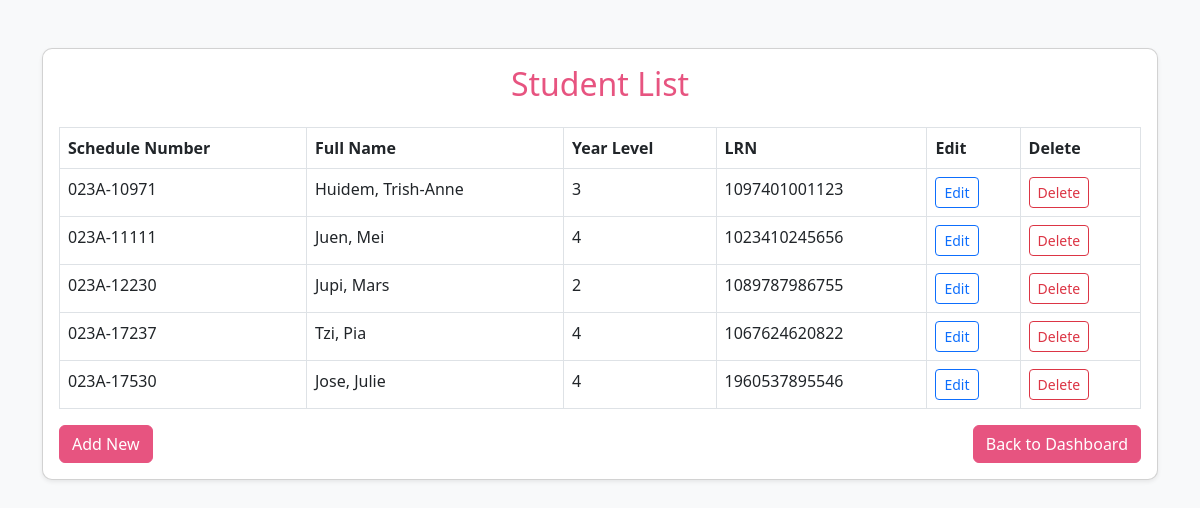
The page /students/ on the database its author committed.
### students/models.py (models this page shows, shortened)
class Student(models.Model):
    Student_Num = models.CharField(max_length=100)
    First_Name = models.CharField(max_length=100)
    Last_Name = models.CharField(max_length=100)
    Year_level = models.CharField(max_length=100)
    LRN = models.IntegerField(unique=True, null=True, blank=True)

### students/views.py (the view)
# urls.py: path('', views.student_list, name='student_list'),
def student_list(request):
    students = Student.objects.all()
    return render(request, 'student_list.html', {'students':students})

### students/templates/student_list.html (shortened to what this page needs)
<!DOCTYPE html>
<html lang="en">
<head>
    <link href="https://cdn.jsdelivr.net/npm/bootstrap@5.3.0/dist/css/bootstrap.min.css" rel="stylesheet">
</head>
<body>
    <div class="container mt-5">
        <div class="card shadow-sm">
            <div class="card-body">
                <h2 class="text-primary text-center mb-4">Student List</h2>
                <table class="table table-bordered table-hover">
                    <thead>
                        <tr>
                            <th>Schedule Number</th>
                            <th>Full Name</th>
                            <th>Year Level</th>
                            <th>LRN</th>
                            <th>Edit</th>
                            <th>Delete</th>
                        </tr>
                    </thead>
                    <tbody>
                        {% for student in students %}
                        <tr>
                            <td>{{ student.Student_Num }}</td>
                            <td>{{ student.Last_Name }}, {{ student.First_Name }}</td>
                            <td>{{ student.Year_level }}</td>
                            <td>{{ student.LRN }}</td>
                            <td>
                                <a href="{% url 'edit_student' student.id %}" class="btn btn-sm btn-outline-primary">Edit</a>
                            </td>
                            <td>
                                <a href="{% url 'delete_student' student.id %}"
                                   onclick="return confirm('Are you sure you want to delete this?')"
                                   class="btn btn-sm btn-outline-danger">Delete</a>
                            </td>
                        </tr>
                        {% endfor %}
                    </tbody>
                </table>
                <div class="d-flex justify-content-between mt-3">
                    <a href="{% url 'create_student' %}" class="btn btn-primary">Add New</a>
                    <a href="{% url 'dashboard' %}" class="btn btn-primary">Back to Dashboard</a>
                </div>
            </div>
        </div>
    </div>
</body>
</html>

### students/templates/student_list.html (style rules this page uses)
body { background-color: #f8f9fa; font-family: "Segoe UI", Tahoma, Geneva, Verdana, sans-serif; }
.card { border-radius: 10px; }
.btn-primary { background-color: #e75480 !important; border-color: #e75480 !important; }
.text-primary { color: #e75480 !important; }
.table thead { background-color: #e75480; color: #fff; }

### rows shown on the page
Student: Student_Num "023A-10971", Last_Name "Huidem", First_Name "Trish-Anne", Year_level "3", LRN "1097401001123"
Student: Student_Num "023A-11111", Last_Name "Juen", First_Name "Mei", Year_level "4", LRN "1023410245656"
Student: Student_Num "023A-12230", Last_Name "Jupi", First_Name "Mars", Year_level "2", LRN "1089787986755"
Student: Student_Num "023A-17237", Last_Name "Tzi", First_Name "Pia", Year_level "4", LRN "1067624620822"
Student: Student_Num "023A-17530", Last_Name "Jose", First_Name "Julie", Year_level "4", LRN "1960537895546"
